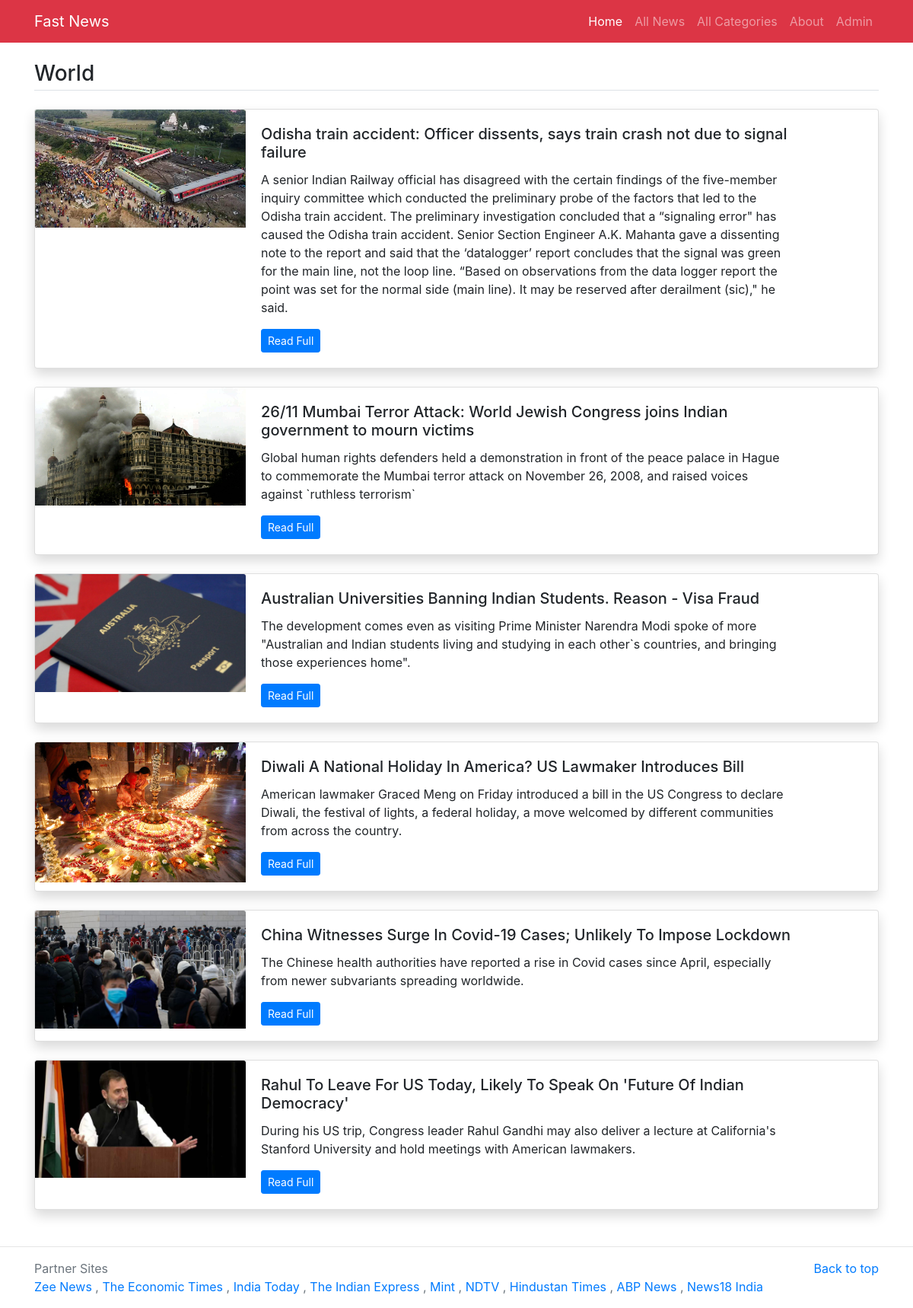
The page /category/10 on the database its author committed.
### main/models.py (models this page shows, shortened)
class Category(models.Model):
    title=models.CharField(max_length=200)
    category_image=models.ImageField(upload_to='imgs/')
    class Meta:
        verbose_name_plural='Categories'

class News(models.Model):
    category=models.ForeignKey(Category,on_delete=models.CASCADE)
    title=models.CharField(max_length=300)
    image=models.ImageField(upload_to='imgs/')
    detail=models.TextField()
    add_time=models.DateTimeField(auto_now_add=True)
    class Meta:
        verbose_name_plural='News'

### main/views.py (the view)
# urls.py: path('category/<int:id>',views.category,name='category'),
def category(request,id):
    category=Category.objects.get(id=id)
    news=News.objects.filter(category=category)[::-1]
    return render(request,'category-news.html',{
        'all_news':news,
        'category':category
    })

### main/templates/category-news.html
{% extends 'base.html' %}
{% block content %}
<main class="container mt-3 mb-5">
	<h3 class="border-bottom pb-1 my-4">{{category.title}}</h3>
    {% for news in all_news %}
	<div class="card mb-4 shadow">
	  <div class="row no-gutters">
	    <div class="col-md-3">
            <img src="/media/{{news.image}}" class="card-img-top" alt="{{news.title}}">
	    </div>
	    <div class="col-md-8">
	      <div class="card-body">
	        <h5 class="card-title">{{news.title}}</h5>
	        <p class="card-text">{{news.detail}}</p>
	        <p class="card-text"><a href="/detail/{{news.id}}" class="btn btn-sm btn-primary">Read Full</a></p>
	      </div>
	    </div>
	  </div>
    </div>
    {% endfor %}
</main>
{% endblock %}

### rows shown on the page
Category: title "World"
News: image (picture), title "Odisha train accident: Officer dissents, says train crash not due to signal failure", detail "A senior Indian Railway official has disagreed with the certain findings of the five-member inquiry committee which conducted the preliminary probe of the factors that led to the Odisha train accident. The preliminary investigation concluded that a “signaling error\" has caused the Odisha train accident. Senior Section Engineer A.K. Mahanta gave a dissenting note to the report and said that the ‘datalogger’ report concludes that the signal was green for the main line, not the loop line. “Based on observations from the data logger report the point was set for the normal side (main line). It may be reserved after derailment (sic),\" he said."
News: image (picture), title "26/11 Mumbai Terror Attack: World Jewish Congress joins Indian government to mourn victims", detail "Global human rights defenders held a demonstration in front of the peace palace in Hague to commemorate the Mumbai terror attack on November 26, 2008, and raised voices against `ruthless terrorism`"
News: image (picture), title "Australian Universities Banning Indian Students. Reason - Visa Fraud", detail "The development comes even as visiting Prime Minister Narendra Modi spoke of more \"Australian and Indian students living and studying in each other`s countries, and bringing those experiences home\"."
News: image (picture), title "Diwali A National Holiday In America? US Lawmaker Introduces Bill", detail "American lawmaker Graced Meng on Friday introduced a bill in the US Congress to declare Diwali, the festival of lights, a federal holiday, a move welcomed by different communities from across the country."
News: image (picture), title "China Witnesses Surge In Covid-19 Cases; Unlikely To Impose Lockdown", detail "The Chinese health authorities have reported a rise in Covid cases since April, especially from newer subvariants spreading worldwide."
News: image (picture), title "Rahul To Leave For US Today, Likely To Speak On 'Future Of Indian Democracy'", detail "During his US trip, Congress leader Rahul Gandhi may also deliver a lecture at California's Stanford University and hold meetings with American lawmakers."
